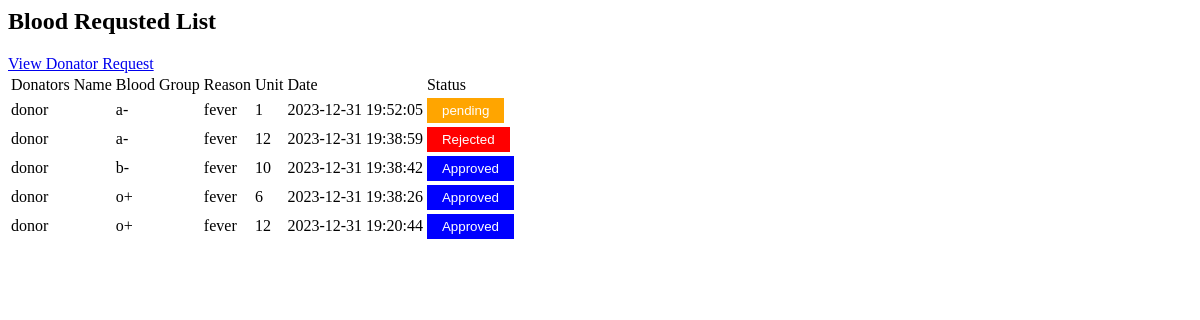
The page /admin/donor-request-history.php on the database its author committed.
### tables this page shows
CREATE TABLE `request` (
  `id` int(11) NOT NULL,
  `request_id` varchar(255) NOT NULL,
  `user_id` varchar(255) NOT NULL,
  `donor_id` int(11) NOT NULL,
  `blood_group` varchar(255) NOT NULL,
  `blood_quantity` varchar(255) NOT NULL,
  `blood_id` varchar(255) NOT NULL,
  `reson` varchar(255) NOT NULL,
  `status` varchar(255) NOT NULL,
  `requested_at` timestamp NOT NULL DEFAULT current_timestamp()
);

CREATE TABLE `donator` (
  `donor_id` int(11) NOT NULL,
  `donor_name` varchar(255) NOT NULL,
  `donor_email` varchar(255) NOT NULL,
  `blood_group` varchar(255) NOT NULL,
  `donor_mobile` varchar(255) NOT NULL,
  `password` varchar(255) NOT NULL,
  `photo` varchar(255) NOT NULL,
  `created_at` timestamp NOT NULL DEFAULT current_timestamp(),
  `updated_at` timestamp NOT NULL DEFAULT current_timestamp()
);

### admin/donor-request-history.php (the view, shortened to what this page needs)
<?php
        include_once 'includes/validate.php'
    ?>
            <div class="details">
                <div class="recentOrders">
                    <div class="cardHeader">
                        <h2>Blood Requsted List</h2>
                        <a href="request-history.php" class="btn">View Donator Request</a>
                    </div>
                    <table>
                        <thead>
                            <tr>
                                <td>Donators Name</td>
                                <td>Blood Group</td>
                                <td>Reason</td>
                                <td>Unit</td>
                                <td>Date</td>
                                <td>Status</td>
                            </tr>
                        </thead>
                        <tbody>
                        <?php
                            $s = mysqli_query($conn, "SELECT * FROM `request` WHERE user_id='' ORDER BY requested_at DESC");
                            if ($s) {
                                while ($row = mysqli_fetch_array($s)) {
                                    $find_user = mysqli_query($conn, "SELECT * FROM `donator` WHERE donor_id = '".$row['donor_id']."'");
                                    $rows = (mysqli_fetch_array($find_user));
                            ?>
                                <tr>
                                    <td><?php echo $rows['donor_name'] ?></td>
                                    <td><?php echo $row['blood_group'] ?></td>
                                    <td><?php echo $row['reson'] ?></td>
                                    <td><?php echo $row['blood_quantity'] ?></td>
                                    <td><?php echo $row['requested_at'] ?></td>
                                    <td>
                                        <button id="button" class="<?php echo $row['status'] ?>" class="pending"><?php echo $row['status'] ?></button>
                                   </td>
                                </tr>
                            <?php } }else{
                                echo 'f';
                            }?>
                        </tbody>
                    </table>
                </div>
                <?php include_once 'includes/footer.php' ?>

### admin/donor-request-history.php (style rules this page uses)
.pending { background: orange; border: none; padding: 5px 15px; color: #fff; }
.Approved { background: blue; border: none; padding: 5px 15px; color: #fff; }
.Rejected { background: red; border: none; padding: 5px 15px; color: #fff; }

### rows shown on the page
request: donor.donor_name "donor", blood_group "a-", reson "fever", blood_quantity "1", requested_at "2023-12-31 19:52:05", status "pending"
request: donor.donor_name "donor", blood_group "a-", reson "fever", blood_quantity "12", requested_at "2023-12-31 19:38:59", status "Rejected"
request: donor.donor_name "donor", blood_group "b-", reson "fever", blood_quantity "10", requested_at "2023-12-31 19:38:42", status "Approved"
request: donor.donor_name "donor", blood_group "o+", reson "fever", blood_quantity "6", requested_at "2023-12-31 19:38:26", status "Approved"
request: donor.donor_name "donor", blood_group "o+", reson "fever", blood_quantity "12", requested_at "2023-12-31 19:20:44", status "Approved"
